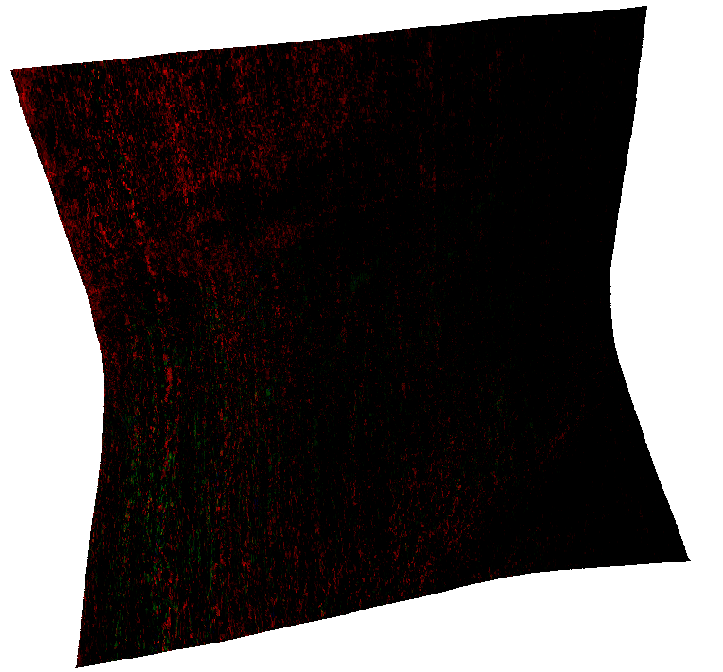
#> input picture builder/data/frt0000a091_07_brpfmj_mtr3_ll.tif, 723 x 672 px
$ python convert_crism.py
#> lines starting #> are read from the running program, lines starting #| are printed output that depends on the picture
from pathlib import Path
from PIL import Image

SRC = Path("data/frt0000a091_07_brpfmj_mtr3_ll.tif")
OUT = Path("../web/mission/assets/crism.png")

img = Image.open(SRC).convert("RGB")
#> img is the input picture: PIL image 723x672 RGB; mean R, G, B 90.7, 85.8, 85.3
w, h = img.size
#> w = 723; h = 672
px = list(img.getdata())
#> px = 485856 items
white = sum(1 for p in px if p == (255, 255, 255))
#> white = 162527
black = sum(1 for p in px if p == (0, 0, 0))
#> black = 238236
print("size:", w, "x", h)
#| size: 723 x 672
print("pure white: %.1f%%" % (100 * white / len(px)))
#| pure white: 33.5%
print("pure black: %.1f%%" % (100 * black / len(px)))
#| pure black: 49.0%

# white = outside the CRISM strip -> make it see-through
rgba = Image.new("RGBA", img.size)
#> rgba: PIL image 723x672 RGBA; every value is 0
rgba.putdata([(0,0,0,0) if (p == (255,255,255) or max(p) < 25) else (p[0],p[1],p[2],255) for p in px])
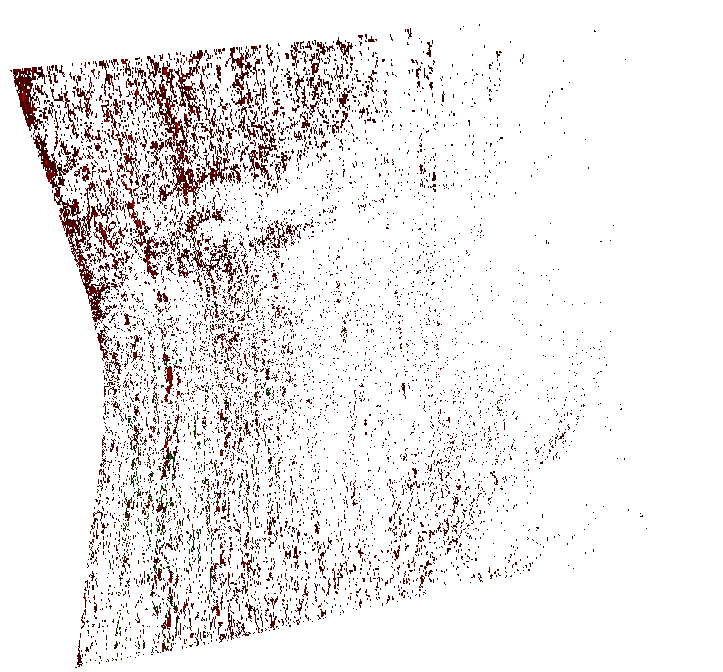
#> rgba: PIL image 723x672 RGBA; mean R, G, B, A 4.6, 0.3, 0, 21.1; transparent parts drawn white
OUT.parent.mkdir(parents=True, exist_ok=True)
rgba.save(OUT)
print("saved:", OUT, "| bytes:", OUT.stat().st_size)
print("bounds [[south, west], [north, east]] =",
      [[-5.2957424, 137.3382088], [-5.0790896, 137.571304]])
